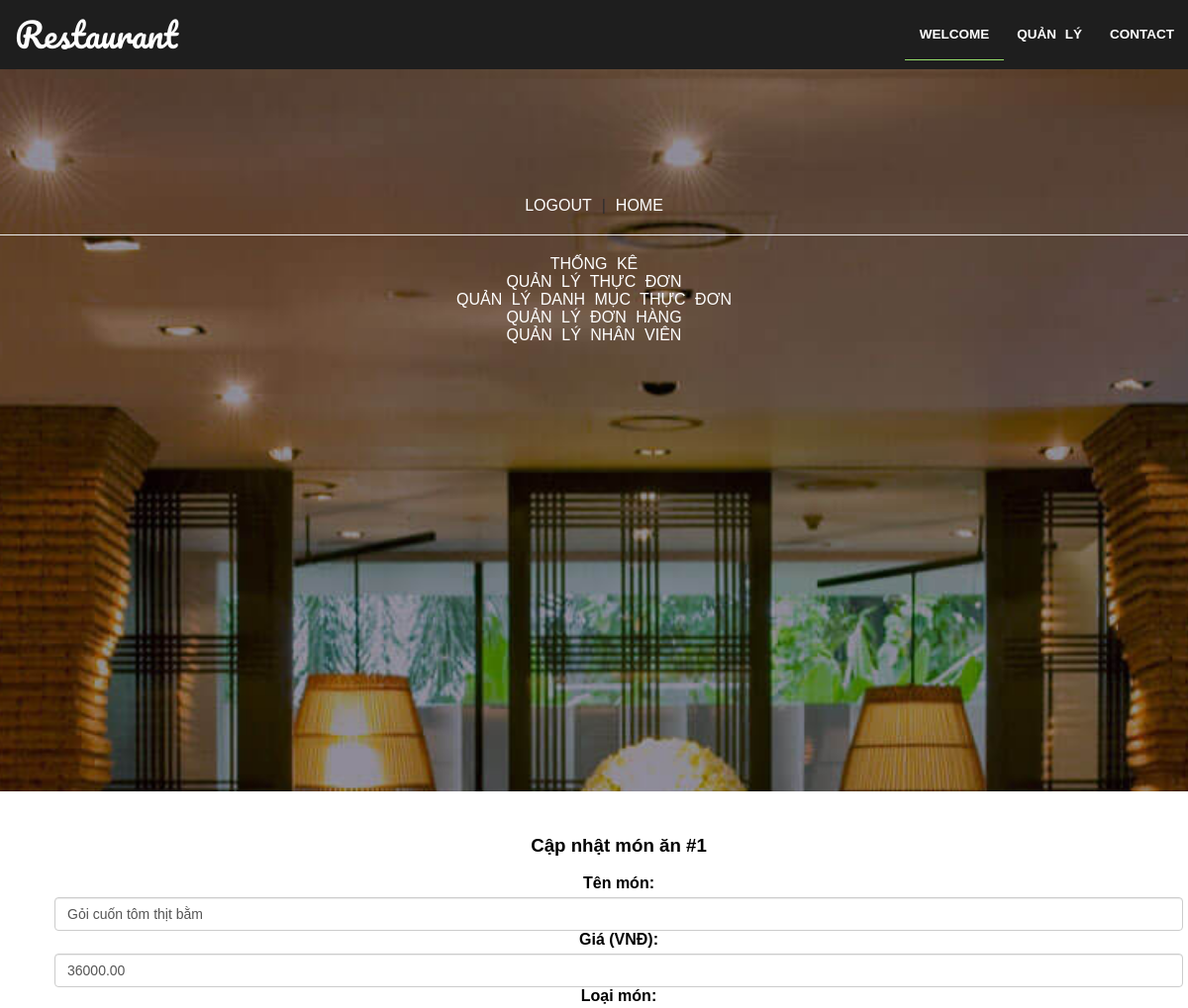
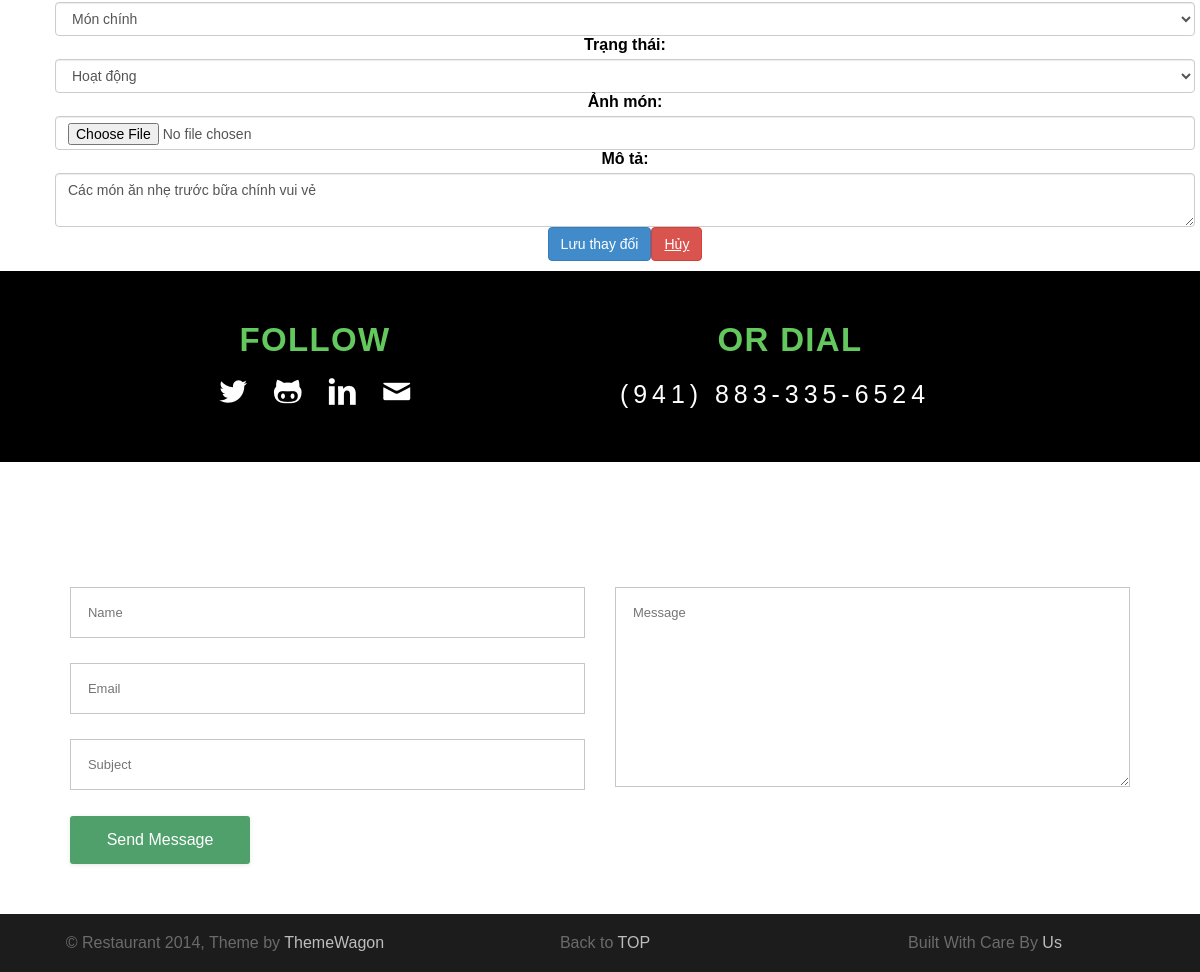
Screenshot of /admin.php?action=ADishes&editDish=1 (signed in) with the database file from the repository (2 pictures, top to bottom).
### tables this page shows
CREATE TABLE `dishes` (
  `id` int(11) NOT NULL,
  `dish_name` varchar(255) DEFAULT NULL,
  `price` decimal(10,2) DEFAULT NULL,
  `category_id` int(11) DEFAULT NULL,
  `image` varchar(255) DEFAULT NULL,
  `description` varchar(255) DEFAULT NULL,
  `status` enum('active','inactive') DEFAULT 'active'
);

### Model/modelDishes.php (called while the page is built, shortened)
<?php
class modelDishes {
    public function selectDishById($dishID) {
        $p = new clsKetnoi();
        $con = $p->MoKetNoi();
        $truyvan = "SELECT d.*, c.category_name FROM Dishes d JOIN Categories c ON d.category_id = c.id WHERE d.id = $dishID";
        $kq = mysqli_query($con, $truyvan);
        return $kq;
    }
}
?>

### Controller/controlDishes.php (called while the page is built, shortened)
<?php
include_once(__DIR__ . '/../Model/modelDishes.php');
class controlDishes {
    public function getDishById($dishID) {
        $p = new modelDishes();
        $kq = $p->selectDishById($dishID);
        if (mysqli_num_rows($kq) > 0) {
            return $kq;
        } else {
            return false;
        }
    }
}
?>

### Model/modelCategories.php (called while the page is built, shortened)
<?php
class modelCategories {
    public function selectAllCategories() {
        $p = new clsKetnoi();
        $con = $p->MoKetNoi();
        $query = "SELECT * FROM Categories";
        $result = mysqli_query($con, $query);
        return $result;
    }
}
?>

### Controller/controlCategories.php (called while the page is built, shortened)
<?php
include_once("Model/modelCategories.php");
class controlCategories {
    public function getAllCategories() {
        $p = new modelCategories();
        $result = $p->selectAllCategories();
        if (mysqli_num_rows($result) > 0) {
            return $result;
        } else {
            return false;
        }
    }
}
?>

### View/ADishes.php (the view, shortened to what this page needs)
<?php
include_once("Controller/controlDishes.php");
include_once("Controller/controlCategories.php");
$p = new controlDishes();
$c = new controlCategories();
$editId = isset($_GET['editDish']) ? intval($_GET['editDish']) : 0;
echo '<div class="container mt-5">';
if ($editId > 0) {
    $dish = $p->getDishById($editId);
    echo '<h3 class="text-center mb-4">Cập nhật món ăn #' . $editId . '</h3>';
    if ($dish && mysqli_num_rows($dish) > 0) {
        $r = mysqli_fetch_assoc($dish);
        echo '<form method="POST" action="admin.php?action=ADishes&editDish=' . $r['id'] . '" enctype="multipart/form-data">';
        echo '<div class="mb-3"><label>Tên món:</label><input type="text" name="dish_name" value="' . htmlspecialchars($r['dish_name']) . '" class="form-control" required></div>';
        echo '<div class="mb-3"><label>Giá (VNĐ):</label><input type="number" name="price" value="' . htmlspecialchars($r['price']) . '" class="form-control" required></div>';
        echo '<div class="mb-3"><label for="category_id">Loại món:</label><select name="category_id" class="form-control">';
        $categories = $c->getAllCategories();
        while ($category = mysqli_fetch_assoc($categories)) {
            $selected = ($category['id'] == $r['category_id']) ? 'selected' : '';
            echo '<option value="' . $category['id'] . '" ' . $selected . '>' . htmlspecialchars($category['category_name']) . '</option>';
        }
        echo '</select></div>';
        echo '<div class="mb-3"><label>Trạng thái:</label>
                <select name="status" class="form-control">
                    <option value="active" ' . ($r['status'] == 'active' ? 'selected' : '') . '>Hoạt động</option>
                    <option value="inactive" ' . ($r['status'] == 'inactive' ? 'selected' : '') . '>Ngưng hoạt động</option>
                </select></div>';
        echo '<div class="mb-3"><label>Ảnh món:</label><input type="file" name="image" class="form-control"></div>';
        echo '<div class="mb-3"><label>Mô tả:</label><textarea name="description" class="form-control">' . htmlspecialchars($r['description']) . '</textarea></div>';
        echo '<button type="submit" class="btn btn-primary" name="btnUpdate">Lưu thay đổi</button>';
        echo '<a href="admin.php?action=ADishes" class="btn btn-danger">Hủy</a>';
        echo '</form>';
    }
}
echo '</div>';
?>

### css/main.css (style rules this page uses)
*, *:before, *:after { -moz-box-sizing: border-box; box-sizing: border-box; -webkit-font-smoothing: antialiased; }
body, html { margin: 0; padding: 0; height: 100%; }
h1, h2, p, span, a { font-family: "museo-sans", helvetica, sans-serif; color: #2f2e2f; margin: 0; padding: 0; }

### rows the page displays
dishes: dish_name "Gỏi cuốn tôm thịt bằm", price "36000.00", status "Hoạt động", description "Các món ăn nhẹ trước bữa chính vui vẻ"

### other values shown
$editId "1"
form field category_id "Món chính"
